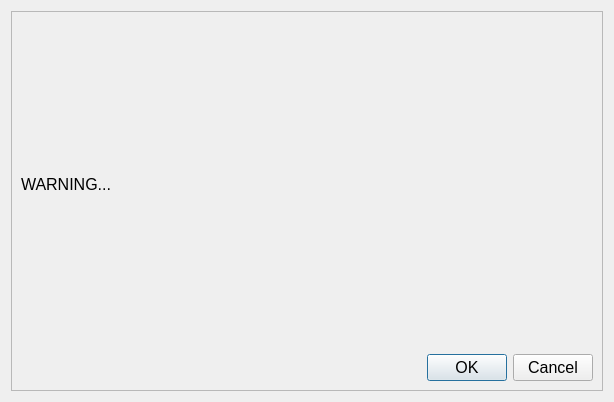
<?xml version="1.0" encoding="UTF-8"?>
<ui version="4.0">
 <class>Dialog</class>
 <widget class="QDialog" name="Dialog">
  <property name="geometry">
   <rect>
    <x>0</x>
    <y>0</y>
    <width>614</width>
    <height>402</height>
   </rect>
  </property>
  <property name="font">
   <font>
    <pointsize>12</pointsize>
   </font>
  </property>
  <property name="windowTitle">
   <string>Dialog</string>
  </property>
  <layout class="QGridLayout" name="gridLayout_2">
   <item row="0" column="0">
    <widget class="QScrollArea" name="scrollArea">
     <property name="widgetResizable">
      <bool>true</bool>
     </property>
     <widget class="QWidget" name="scrollAreaWidgetContents">
      <property name="geometry">
       <rect>
        <x>0</x>
        <y>0</y>
        <width>594</width>
        <height>382</height>
       </rect>
      </property>
      <layout class="QGridLayout" name="gridLayout">
       <item row="0" column="0">
        <widget class="QLabel" name="label">
         <property name="text">
          <string>WARNING...</string>
         </property>
        </widget>
       </item>
       <item row="1" column="0">
        <widget class="QDialogButtonBox" name="buttonBox">
         <property name="orientation">
          <enum>Qt::Horizontal</enum>
         </property>
         <property name="standardButtons">
          <set>QDialogButtonBox::Cancel|QDialogButtonBox::Ok</set>
         </property>
        </widget>
       </item>
      </layout>
     </widget>
    </widget>
   </item>
  </layout>
 </widget>
 <resources/>
 <connections>
  <connection>
   <sender>buttonBox</sender>
   <signal>accepted()</signal>
   <receiver>Dialog</receiver>
   <slot>accept()</slot>
   <hints>
    <hint type="sourcelabel">
     <x>248</x>
     <y>254</y>
    </hint>
    <hint type="destinationlabel">
     <x>157</x>
     <y>274</y>
    </hint>
   </hints>
  </connection>
  <connection>
   <sender>buttonBox</sender>
   <signal>rejected()</signal>
   <receiver>Dialog</receiver>
   <slot>reject()</slot>
   <hints>
    <hint type="sourcelabel">
     <x>316</x>
     <y>260</y>
    </hint>
    <hint type="destinationlabel">
     <x>286</x>
     <y>274</y>
    </hint>
   </hints>
  </connection>
 </connections>
</ui>
